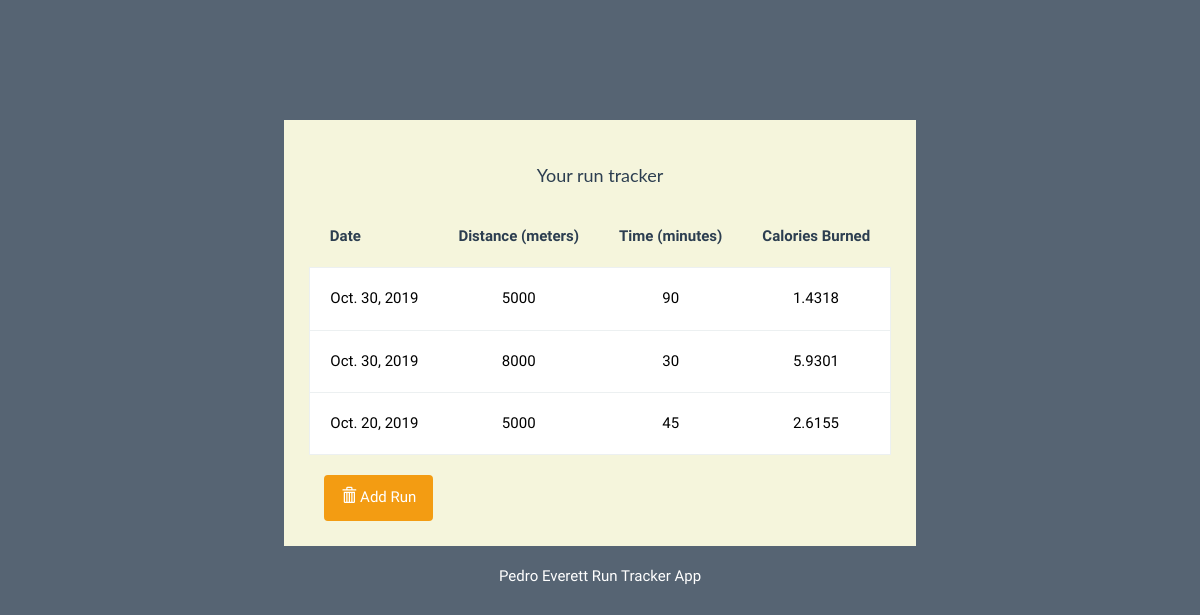
Before: / with the older database file.
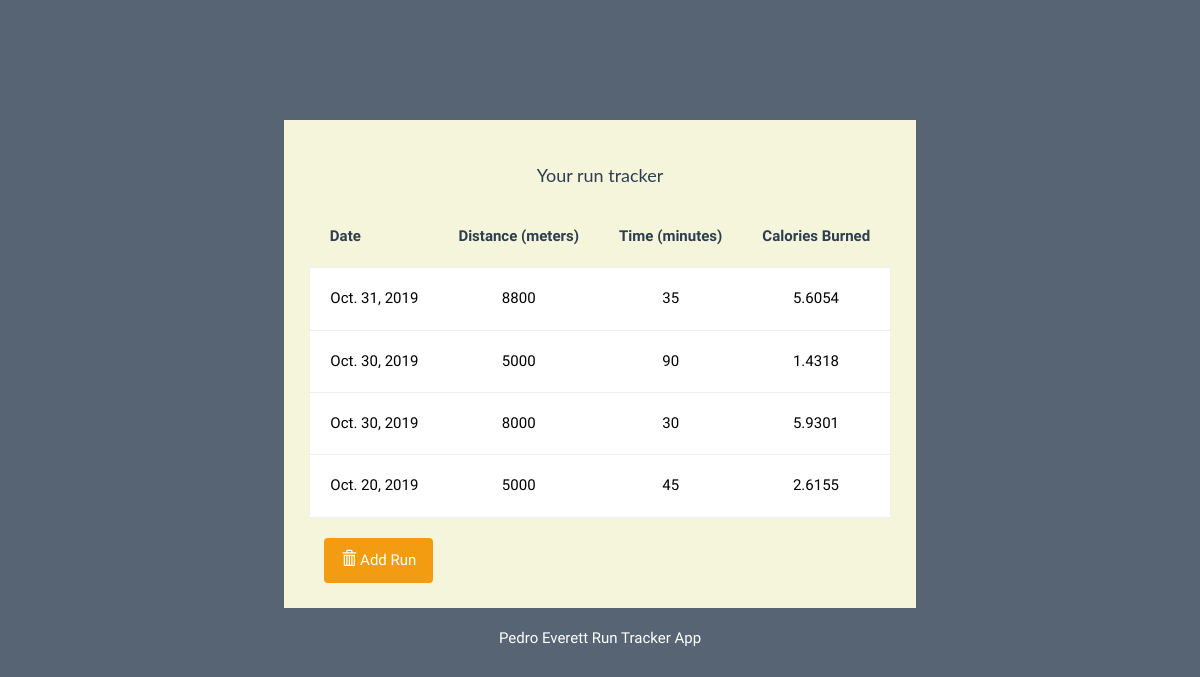
After: the same page with the newer database file.
### runtracker/models.py (models this page shows)
class Runtracker(models.Model):
    date = models.DateField()
    distance = models.DecimalField(
        decimal_places=0,
        max_digits=6
    )
    time = models.DecimalField(
        decimal_places=0,
        max_digits=6
    )
    calories = models.DecimalField(
        decimal_places=4,
        max_digits=8
    )

### runtracker/views.py (the view)
# urls.py: path('', views.index, name='index'),
def index(request):
    run_list = Runtracker.objects.order_by('-date')
    newRunList = Runtracker.objects.all()
    for run in newRunList:
        def calc_calories():
            hours = float(run.time) / 60
            km = float(run.distance) / 1000
            kph = km / hours
            masskg = 23.1
            vo2 = 2.209 + 3.1633 * kph
            kCalMin = 4.86 * masskg * vo2 / 1000
            return kCalMin
        run.calories = calc_calories()
        run.save()
    context = {'run_list' : run_list}
    return render(request, 'runtracker/index.html', context)

### runtracker/templates/runtracker/index.html (shortened to what this page needs)
{% load static %}
<!DOCTYPE html>
<html lang="en">
	<head>
		<link rel="stylesheet" href="{% static 'runtracker/bs/css/flatly.min.css' %}" />
		<link rel="stylesheet" href="{% static 'runtracker/styles.css' %}" />
	</head>
	<body>
		<div class="container-fluid" id="wrapper">
			<div class="main-row">
				<div class="main-col" id="content">
					<h2>Your run tracker</h2>
					<div>
						<table class="main-table">
							<tr>
								<th>Date</th>
								<th>Distance (meters)</th>
								<th>Time (minutes)</th>
								<th>Calories Burned</th>
							</tr>
							{% for run in run_list %}
								<tr class="table-group-item">
									<td>{{ run.date }}</td>
									<td>{{ run.distance }}</td>
									<td>{{ run.time }}</td>
									<td>{{ run.calories }}</td>
								</tr>
							{% endfor %}
						</table>
						<div class="col-lg-12">
							<div class="btn-toolbar">
								<div class="btn-group">
									<a href="{% url 'formm' %}"><button type="button" class="btn btn-warning">
										<i class="glyphicon glyphicon-trash"></i> Add Run
									</button></a>
								</div>
							</div>
						</div>
					</div>
				</div>
			</div>
		</div>
			<footer>
				<div class="row pad">
					<div class="col-lg-12 text-center">
						Pedro Everett Run Tracker App
					</div>
				</div>
			</footer>
	</body>
</html>

### runtracker/static/runtracker/styles.css (style rules this page uses)
body { background: rgba(44, 62, 80, .8); font-family: 'Oswald', 'Futura', sans-serif; }
#wrapper { margin-top: 10% !important; }
#content { background: beige; padding: 25px; }
#content > h2 { font-size: 18px; text-align: center; padding-top: 0; }
footer { margin-top: 20px; color: white; }
.table-group-item { color: black; position: relative; padding: 10px 15px; margin-bottom: -1px; background-color: #ffffff; border: 1px solid #ecf0f1; }
.main-row { text-align: center; margin-left: -15px; margin-right: -15px; display: block; }
.main-col { display: inline-block; background: beige; padding: 25px; }
.main-table { width: 100%; margin-top: 20px; margin-bottom: 20px; padding-left: 0; }
td, th { padding: 20px; }

Changed rows visible on the page:
added Runtracker: date "Oct. 31, 2019", distance "8800", time "35", calories "5.6054"
